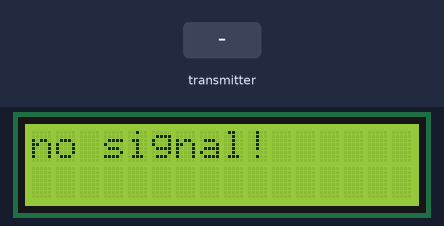
A sketch run on a simulated Arduino Uno, built with avr-gcc and run on an emulated ATmega328P. Shown: 16×2 character LCD. The test bench sets the inputs (shaded band). No radio packets arrive unless stated.

Above: at 1.3 s.
1.4 s: the transmitter starts sending data.0 = 0
At 2.1 s:
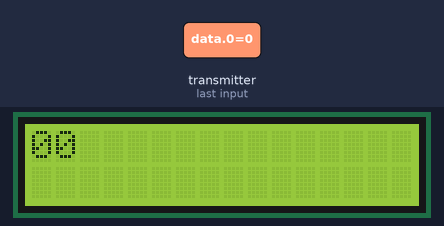
2.9 s: the transmitter starts sending data.1 = 256
At 4.1 s:
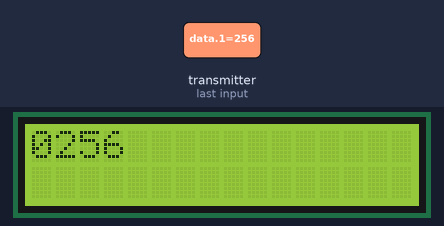
4.5 s: the transmitter starts sending data.0 = 256
At 5.6 s:
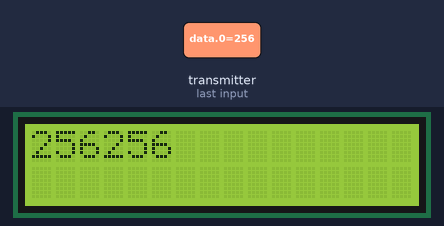
6.0 s: the transmitter starts sending data.1 = 0
At 6.8 s:
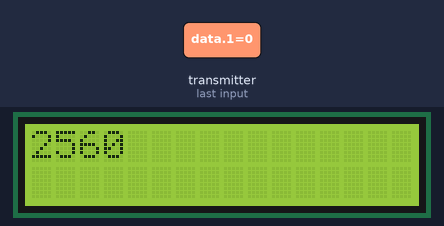
Timing chart, 0 to 8.5 s (numbered marks = the images above; inputs shaded):
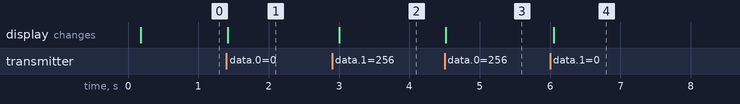

The sketch:

radio_2.ino
```cpp
#include <SPI.h>
#include <nRF24L01.h>
#include <RF24.h>
#include <Wire.h>
#include <LiquidCrystal_I2C.h>
LiquidCrystal_I2C Icd(0x3f,16,2);
RF24           radio(9, 10);
int            data[2];
void setup()
{
  delay(100);
  Icd.init();
  Icd.backlight();

  radio.begin();
  radio.setChannel(5);
  radio.setDataRate     (RF24_1MBPS);
  radio.setPALevel      (RF24_PA_HIGH);
  radio.openReadingPipe (1, 0x1234567890LL);
  radio.startListening ();
}
void loop()
{
  if (radio.available())
  {
    radio.read(&data, sizeof(data));
    Serial.println("data[0]= "+(String)data[0]);
    Serial.println("data[1]= "+(String)data[1]);
    Icd.clear();
    Icd.print(data[0]);
    Icd.print(data[1]);
    delay(100);
  }
  else
  {
    Icd.clear();
    Icd.print("no signal!");
    delay(100);
  }
}
```

Measured:
- after the input at 1.4 s, the display: changes at once (image 1)
- after the input at 2.9 s, the display: changes after 0.10 s (image 2)
- after the input at 4.5 s, the display: changes at once (image 3)
- after the input at 6.0 s, the display: changes after 0.05 s (image 4)
